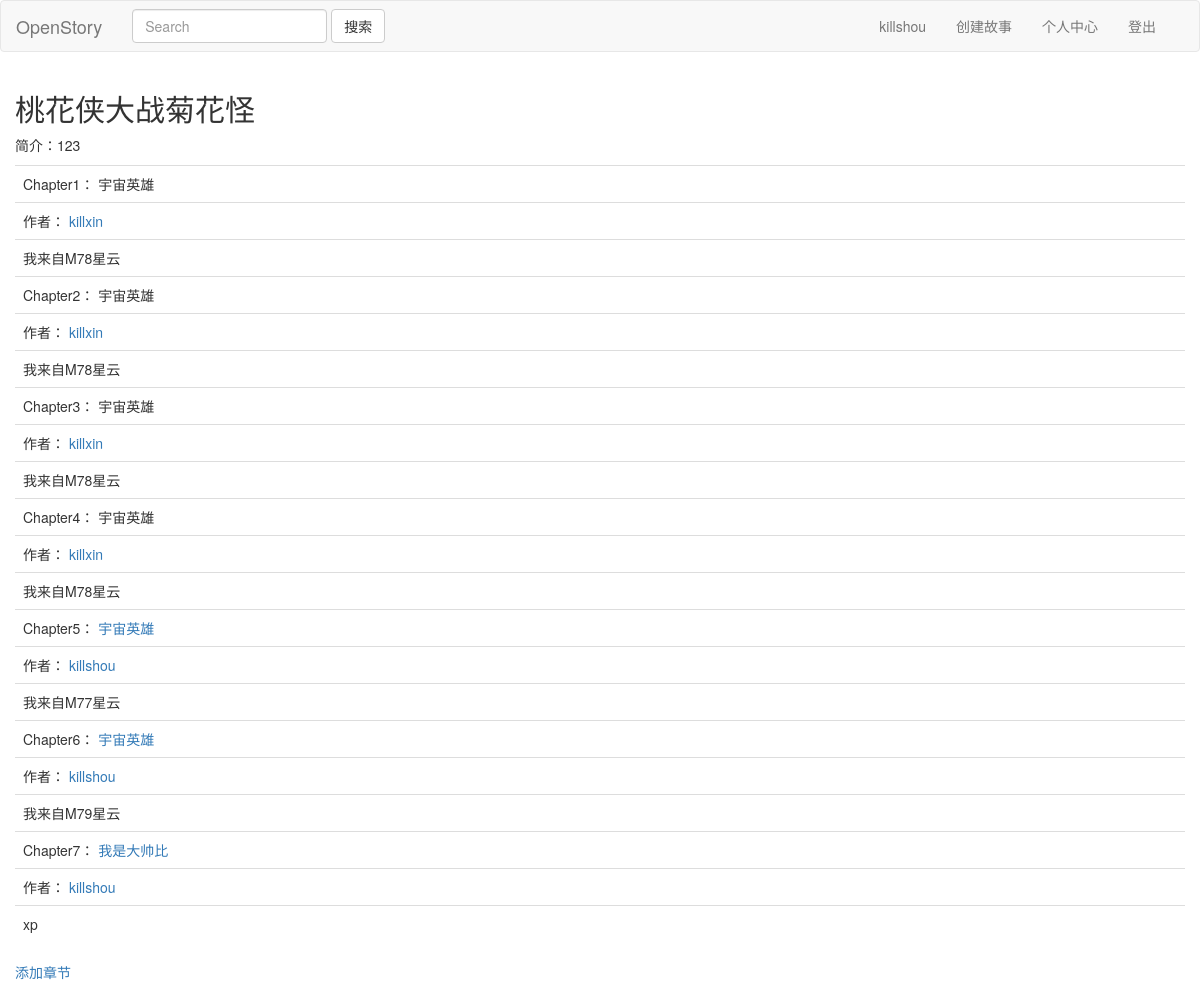
Screenshot of /story/view_story/3 (signed in) with the database file from the repository.
### story/models.py (models this page shows)
class Story(models.Model):
    title = models.TextField(default='')
    brief = models.TextField(default='')
    owner = models.ForeignKey(User,default=None)

class Chapter(models.Model):
    subtitle = models.TextField(default='')
    content = models.TextField(default='')
    story = models.ForeignKey(Story, default=None)
    writter = models.ForeignKey(User, default=None)

### story/views.py (the view)
# urls.py: url(r'^view_story/(\d+)$', views.view_story, name='viewstory'),
def view_story(request, id):
    story = Story.objects.get(id=id)
    return render(request, 'story.html', {'story':story,})

### story/templates/story.html (shortened to what this page needs)
{% extends 'base.html' %} {% block header %}
<h2>{{ story.title }}</h2>
<p>简介：{{ story.brief }}</p>
{% endblock %} {% block content %}
<table class='table'>
    {% for chapter in story.chapter_set.all %}
    <tr>
        <td>
            Chapter{{ forloop.counter }}：
            {% if chapter.writter == request.user %} {% include 'chapter.html' %}
            <a href='' data-toggle="modal" data-target="#changechapter{{ chapter.id }}">{{ chapter.subtitle }}</a>
            {% else %}
            {{ chapter.subtitle }}
            {% endif %}
        </td>
    </tr>
    <tr>
        <td>
            作者：
            <a href="{% url 'author' chapter.writter.username %}">{{ chapter.writter.username }}</a>
        </td>
    </tr>
    <tr>
        <td>{{ chapter.content }}</td>
    </tr>
    {% endfor %}
</table>
{% if request.user.is_authenticated %}
<a href='' data-toggle="modal" data-target="#newchapter">添加章节</a>
{% endif %}
{% endblock %}

### author/templates/navbar.html (shortened to what this page needs)
<nav class="navbar navbar-default">
    <div class="navbar-header">
        <a class="navbar-brand" href="{% url 'home' %}">OpenStory</a>
    </div>
    <div>
        <form class="navbar-form navbar-left" method="POST" action="{% url 'search' %}">
            <input type="text" class="form-control" placeholder="Search" name="keyword">
            <button type="submit" class="btn btn-default">搜索</button>
        </form>
        <div class="navbar-right" style="margin-right:2em">
            {% if request.user.is_authenticated %}
            <ul class="nav navbar-nav">
                <li class="navbar-text">{{ request.user.username }}</li>
                <li><a href='' data-toggle="modal" data-target="#newstory">创建故事</a></li>
                <li><a href="/{{ request.user.username }}">个人中心</a></li>
                <li><a href="{% url 'logout' %}">登出</a></li>
            </ul>
            {% else %}
            <button type="button" class="btn navbar-btn" data-toggle="modal" data-target="#login">登录</button>
            <button type="button" class="btn navbar-btn" data-toggle="modal" data-target="#signin">注册</button>
            {% include 'login.html' %}
            {% include 'signin.html' %}
            {% endif %}
        </div>
    </div>
</nav>

### rows the page displays
Story: title "桃花侠大战菊花怪", brief "123"
Chapter: subtitle "宇宙英雄", writter.username "killxin", content "我来自M78星云"
Chapter: subtitle "宇宙英雄", writter.username "killxin", content "我来自M78星云"
Chapter: subtitle "宇宙英雄", writter.username "killxin", content "我来自M78星云"
Chapter: subtitle "宇宙英雄", writter.username "killxin", content "我来自M78星云"
Chapter: subtitle "宇宙英雄", writter.username "killshou", content "我来自M77星云"
Chapter: subtitle "宇宙英雄", writter.username "killshou", content "我来自M79星云"
Chapter: subtitle "我是大帅比", writter.username "killshou", content "xp"

### other values shown
{{ request.user.username }} "killshou"
